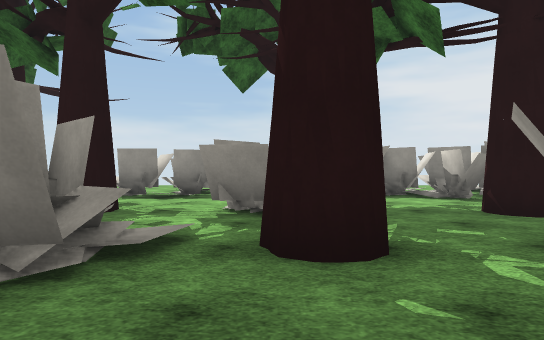
view 1 (above)

24 first-person views from a walk through a 3-D level made in the Unity game engine. The camera is 1.2 m above the floor, looks level and sees 75° across. The floor is counted in squares, 2 m on a side. Each view is taken from the middle of a square. On the plan, view 1 faces up. The plan holds only what a view shows up to about 10 squares ahead; the rest is blank. The place goes on beyond the plan. Surface patterns are stand-ins for the level's own textures.

view 2
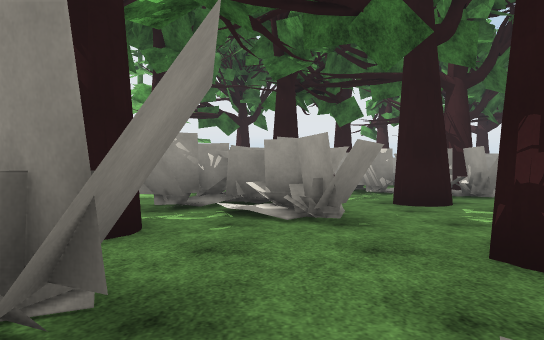

view 3
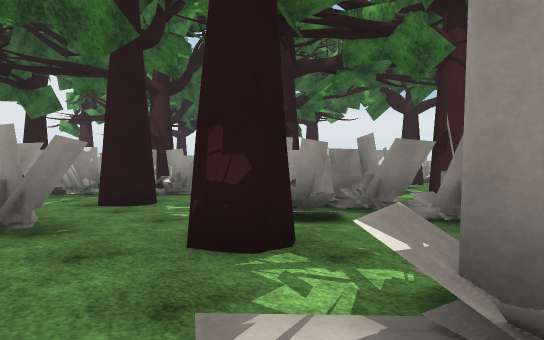

view 4
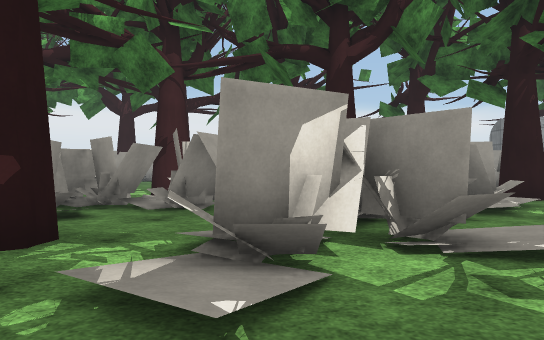

view 5
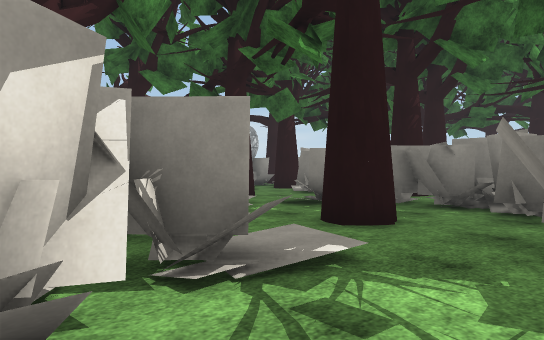

view 6
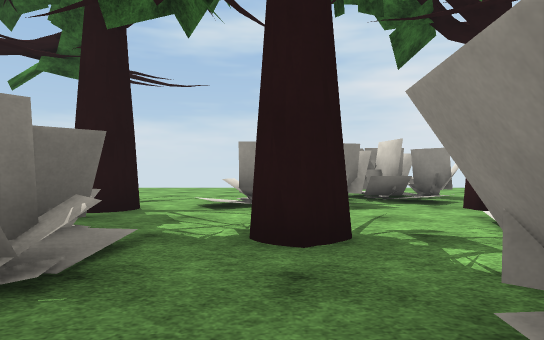

view 7
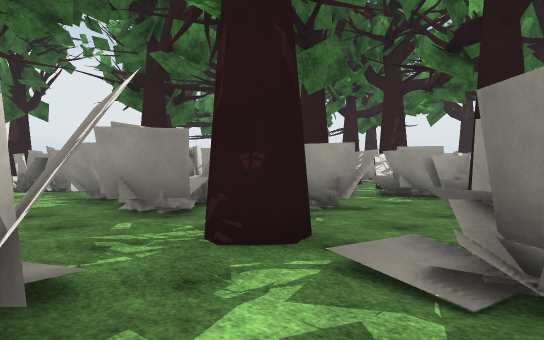

view 8
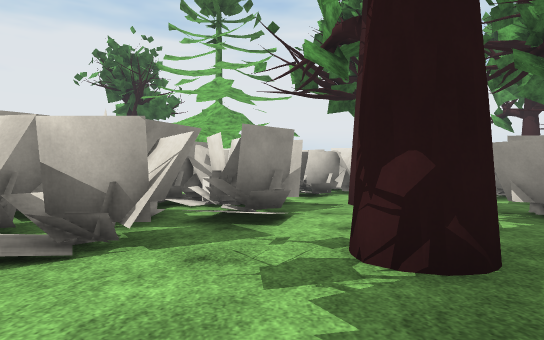

view 9
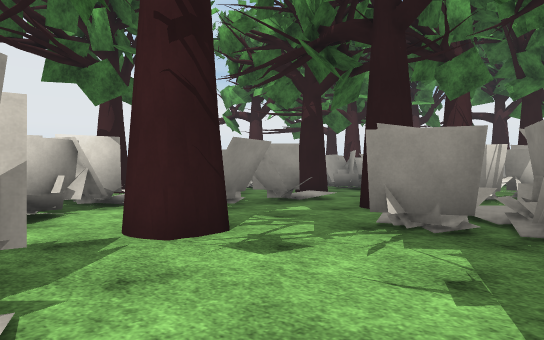

view 10
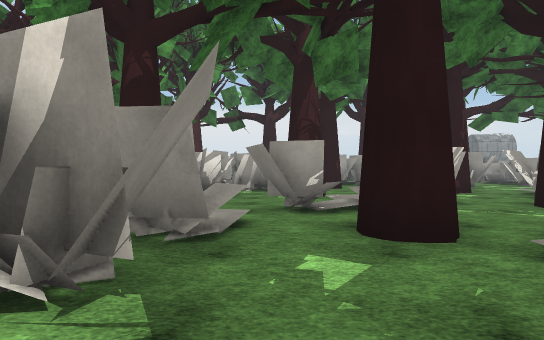

view 11
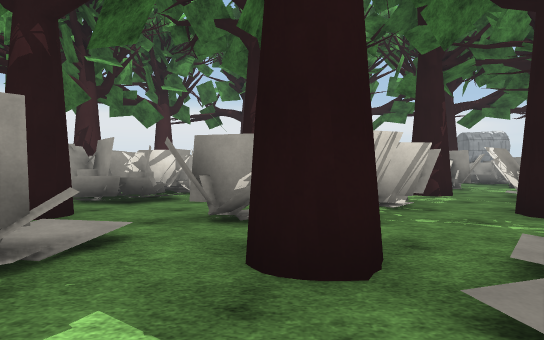

view 12
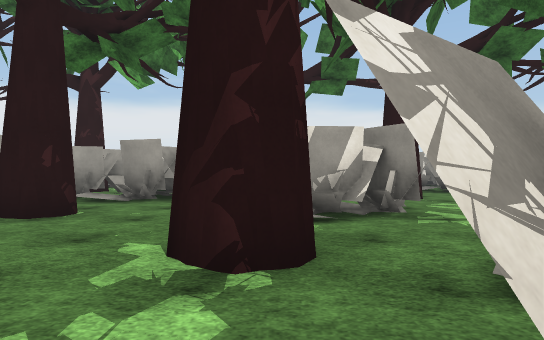

view 13
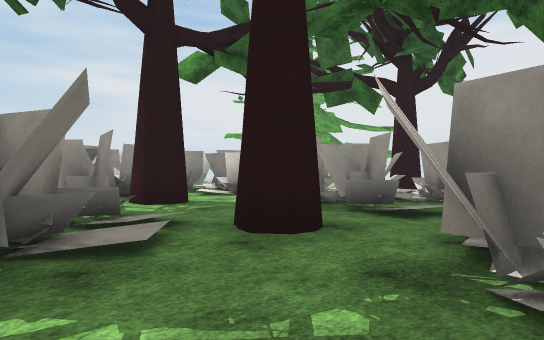

view 14
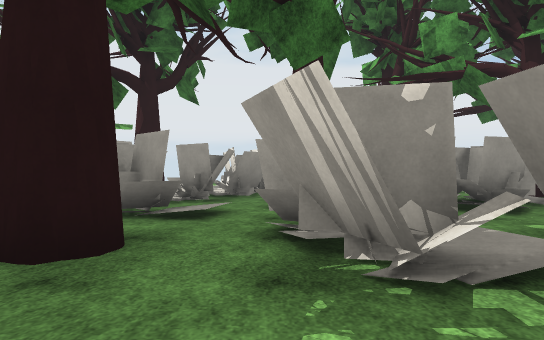

view 15
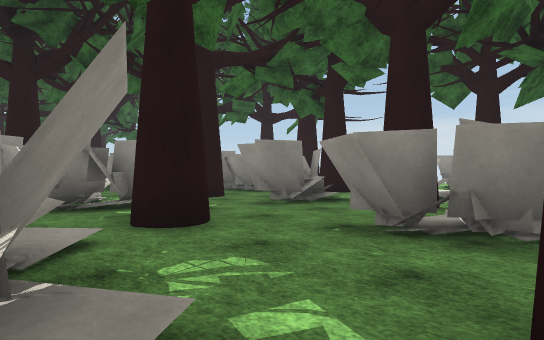

view 16
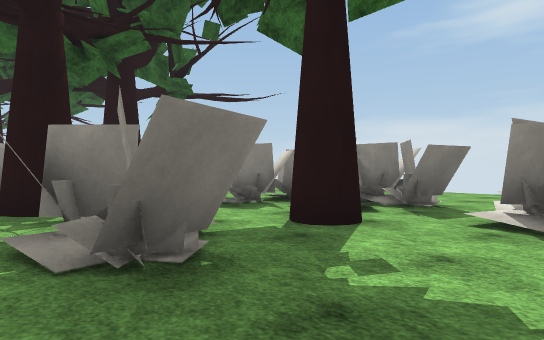

view 17
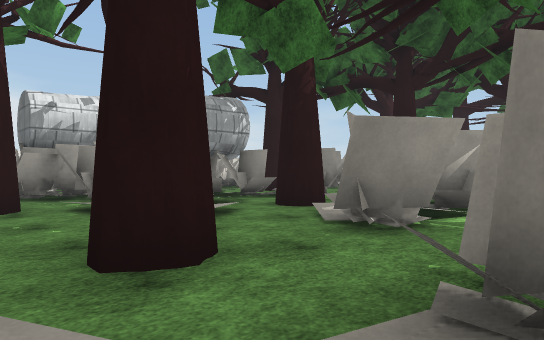

view 18
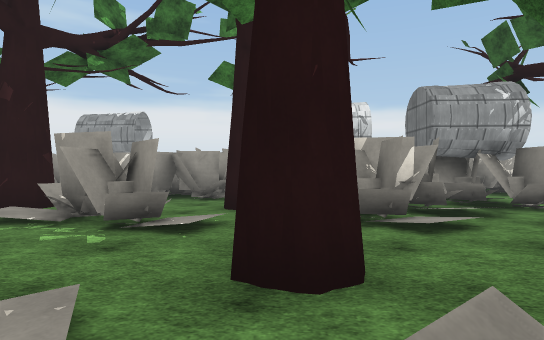

view 19
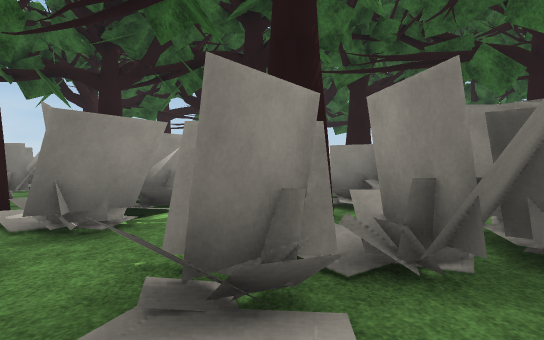

view 20
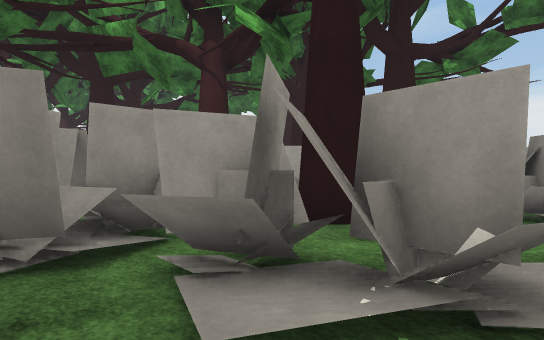

view 21
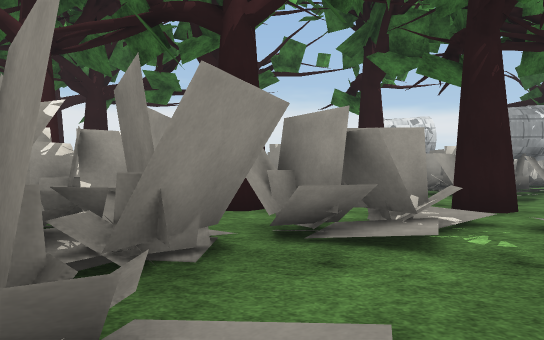

view 22
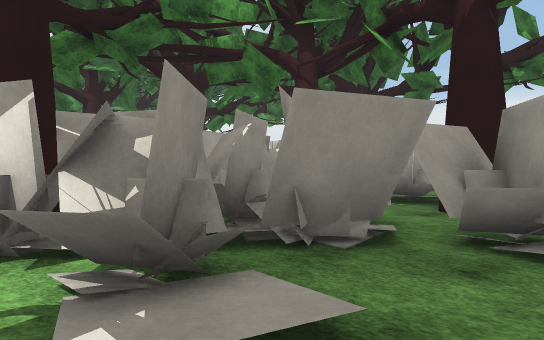

view 23
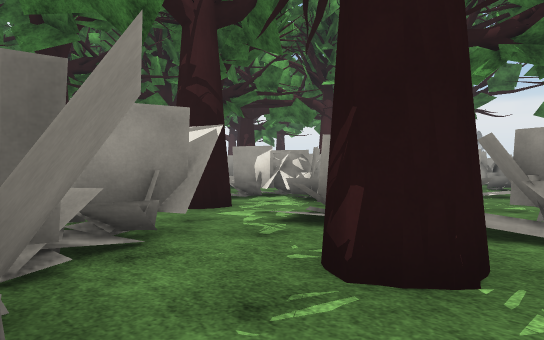

view 24
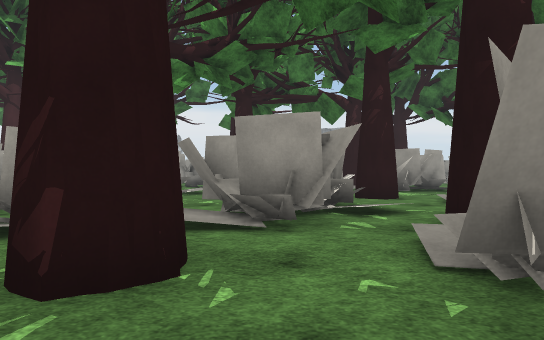

### Floor plan
Key: @ floor where view 1 was taken; # wall or solid block; x gap in a wall; . floor; / step, stairs or slope; = window, fence, low wall or low ledge; T tree; H thing the floor can be seen under or through; O other object.
Columns run from 18 left of view 1 to 14 right of it. Each row starts with its distance up from view 1.
 13                   ..
 12             ...   ...
 11             ...  .H..
 10             ...###HH/
  9             ../###HHH###
  8             T./##.T..###  #
  7             TT....TT..#######
  6              /..../..../##//#
  5        TT.## #/T..##.TT..../#
  4         #...##/..........T..##
  3    TT   #.T.##..#/T#####/..##/
  2         /.....T.#/...###/..####
  1        T.##.#.T.....####.Tx####
  0 TT    ./###../.#..@####..T//.##/#
 -1 T    #/.##.T./##.T...T..###...###
 -2      #/.##...###../..T.##//.T
 -3    T ..T.#/.#####/###..#//..=
 -4    T ....../##########x#/T./##
 -5      #x##.T...T ##.//x... ..##
 -6        /.....T  #T...T... ###
 -7       T.//./#  ##TT#//...
 -8       .//#..##  #  ### .T
 -9      #/###TT           ..
-10    TT#O###TT           ##.
-11    TTOO #####          ###
-12    ##   ##              #.
-13                          .T

Positions as (right, up) in squares from view 1, and headings:
1: (0, 0), facing up
2: (-3, 1), facing right
3: (-3, 1), facing down-right
4: (-3, 2), facing down
5: (-3, 1), facing down-left
6: (-3, 2), facing up
7: (-2, 5), facing down-right
8: (1, 6), facing right
9: (4, 6), facing down-right
10: (8, 4), facing down
11: (7, 3), facing down
12: (3, -3), facing down
13: (4, -2), facing up-right
14: (4, -1), facing right
15: (3, -3), facing up-left
16: (3, 4), facing up-left
17: (-7, -3), facing down-left
18: (-8, -3), facing down
19: (-7, -3), facing left
20: (-7, -2), facing down-right
21: (-5, 0), facing down
22: (-6, 0), facing down-right
23: (-9, 5), facing down-right
24: (-9, 5), facing down
